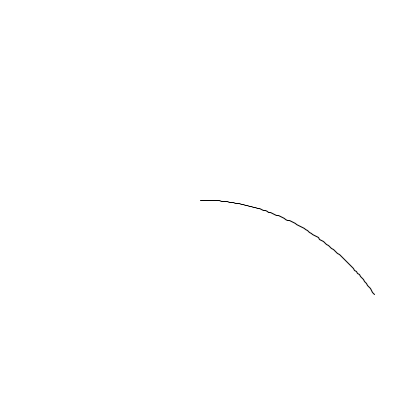
Frame 1 (no input)
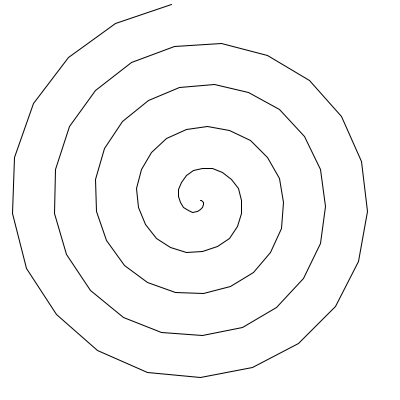
Frame 60 (the mouse pressed at the canvas centre just before this capture)
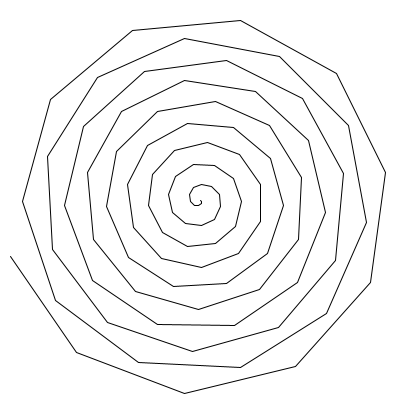
Frame 120 (the mouse held since frame 60 and released just before this capture)

The Processing sketch that drew these frames (run headless with seeded random() and noise(); from frame 60 on, the mouse is pressed at the canvas centre):

// Processing sketch: Jan5_CodeGolf
// ── Jan5_CodeGolf.pde
void setup() {
  size(400, 400);
}

void draw() {
  background(255);
  beginShape();
  for(int i = 0; i < 200; i += 2) {
    float angle = frameCount * i / 400f;
    vertex(cos(angle) * i + 200, sin(angle) * i + 200);
  }
  endShape();
}
